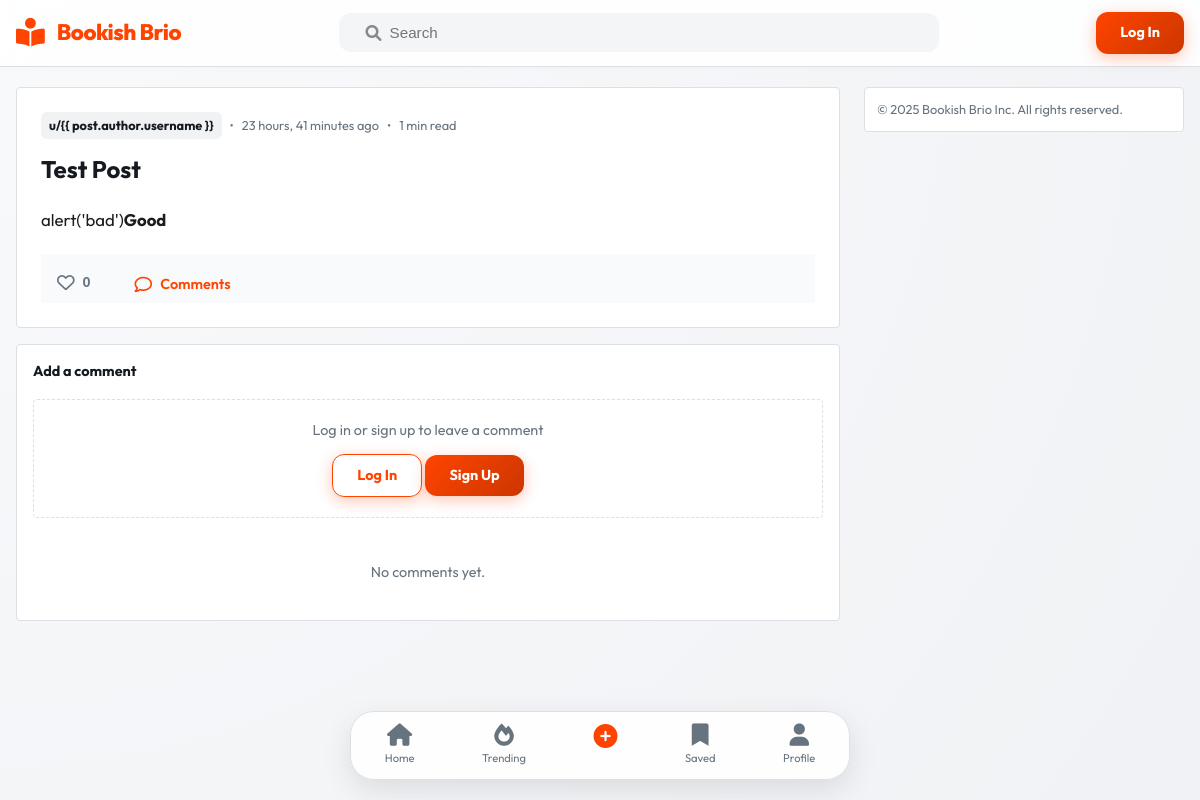
The app's page /post/4/ with its own data.
### home/models.py (models this page shows, shortened)
class Post(models.Model):
    title = models.CharField(max_length=200)
    content = models.TextField()
    image = models.ImageField(
        upload_to='posts/',
        blank=True,
        null=True,
        help_text="Optional cover image for the post"
    )
    author = models.ForeignKey(
        User,
        on_delete=models.CASCADE,
        related_name='posts'
    )
    likes = models.ManyToManyField(
        User,
        related_name='liked_posts',
        blank=True,
        help_text="Users who liked this post"
    )
    tags = models.ManyToManyField('Tag', blank=True, related_name='posts', help_text="Tags for this post")
    created_at = models.DateTimeField(auto_now_add=True)
    def total_likes(self):
        return self.likes.count()
    def reading_time(self):
        import math
        words = len(strip_tags(self.content).split())
        minutes = math.ceil(words / 200)
        return f"{minutes} min read"

### home/views.py (the view)
# urls.py: path('post/<int:pk>/', views.post_detail, name='post_detail'),
def post_detail(request, pk):
    post = get_object_or_404(Post, pk=pk)
    comments = post.comments.all()
    images = post.images.all()
    if request.method == "POST":
        comment_form = CommentForm(request.POST)
        if comment_form.is_valid():
            comment = comment_form.save(commit=False)
            comment.post = post
            comment.author = request.user
            comment.save()
            messages.success(request, 'Comment added successfully!')
            return redirect('post_detail', pk=post.pk)
    else:
        comment_form = CommentForm()
    is_bookmarked = False
    if request.user.is_authenticated:
        is_bookmarked = Bookmark.objects.filter(user=request.user, post=post).exists()
    return render(request, 'home/post_detail.html', {
        'post': post,
        'comments': comments,
        'comment_form': comment_form,
        'images': images,
        'is_bookmarked': is_bookmarked
    })

### home/forms.py
class CommentForm(forms.ModelForm):
    class Meta:
        model = Comment
        fields = ['content']
        widgets = {
            'content': forms.Textarea(attrs={
                'rows': 4,
                'placeholder': 'Write your comment here...'
            })
        }

### home/templates/home/post_detail.html (shortened to what this page needs)
{% extends "home/base.html" %}
{% block content %}
<article class="detail-card">
    <div class="detail-body">
        <div class="post-meta">
            <a href="{% url 'public_profile' post.author.username %}" class="post-author">u/{{ post.author.username
                }}</a>
            <span>•</span>
            <span>{{ post.created_at|timesince }} ago</span>
            {% if post.reading_time %}
            <span>•</span>
            <span>{{ post.reading_time }}</span>
            {% endif %}
        </div>
        <h1 style="font-size: 1.5rem; font-weight: 700; margin: 12px 0;">{{ post.title }}</h1>
        <div class="post-full-content">
            {{ post.content|safe }}
        </div>
        <div class="post-actions" style="border-top: 1px solid var(--border-light); padding: 12px 0 0 0;">
            <form action="{% url 'like_post' post.pk %}" method="POST" class="like-form">
                <button type="submit" class="action-btn {% if user in post.likes.all %}active{% endif %}">
                    <i class="{% if user in post.likes.all %}fas{% else %}far{% endif %} fa-heart"></i>
                    <span class="count">{{ post.total_likes }}</span>
                </button>
            </form>
            <div class="action-btn active" style="cursor: default;">
                <i class="far fa-comment"></i>
                <span>{{ post.comment_count }} Comments</span>
            </div>
        </div>
    </div>
</article>
<section class="comment-section">
    <h3 style="font-size: 0.9rem; font-weight: 700; margin-bottom: 16px;">Add a comment</h3>
    {% if user.is_authenticated %}
    <form method="post" class="comment-form">
        {% csrf_token %}
        <textarea name="content" placeholder="What are your thoughts?" required></textarea>
        <button type="submit" class="btn-orange">Comment</button>
    </form>
    {% else %}
    <div style="padding: 20px; border: 1px dashed var(--border); text-align: center; border-radius: 4px;">
        <p style="font-size: 0.9rem; color: var(--text-meta); margin-bottom: 12px;">Log in or sign up to leave a comment
        </p>
        <a href="{% url 'login' %}" class="btn-orange"
            style="background: transparent; border: 1px solid var(--primary); color: var(--primary);">Log In</a>
        <a href="{% url 'signup' %}" class="btn-orange">Sign Up</a>
    </div>
    {% endif %}
    <div class="comments-list" style="margin-top: 24px;">
        {% for comment in post.comments.all %}
        <div class="comment-item">
            <div class="post-meta" style="margin-bottom: 4px;">
                <a href="{% url 'public_profile' comment.user.username %}" class="post-author"
                    style="font-size: 0.8rem;">u/{{ comment.user.username }}</a>
                <span>•</span>
                <span style="font-size: 0.8rem;">{{ comment.created_at|timesince }} ago</span>
            </div>
            <div style="font-size: 0.95rem;">{{ comment.content }}</div>
        </div>
        {% empty %}
        <p style="text-align: center; color: var(--text-meta); padding: 20px; font-size: 0.9rem;">No comments yet.</p>
        {% endfor %}
    </div>
</section>
{% endblock %}

### home/static/home/css/main.css (style rules this page uses)
:root { --primary: hsl(16, 100%, 50%); --primary-dark: hsl(16, 100%, 40%); --primary-light: hsl(16, 100%, 65%); --accent: hsl(210, 100%, 50%); --bg-body: hsl(215, 20%, 95%); --bg-card: hsl(0, 0%, 100%); --bg-glass: hsla(0, 0%, 100%, 0.85); --text-main: hsl(210, 20%, 10%); --text-meta: hsl(210, 10%, 45%); --border: hsl(210, 15%, 88%); --border-hover: hsl(210, 15%, 80%); --shadow-soft: 0 4px 20px -5px rgba(0, 0, 0, 0.08); --shadow-premium: 0 10px 30px -10px rgba(0, 0, 0, 0.12); --transition: all 0.3s cubic-bezier(0.4, 0, 0.2, 1); --container-max: 800px; }
* { margin: 0; padding: 0; box-sizing: border-box; -webkit-font-smoothing: antialiased; }
body { font-family: 'Outfit', 'Inter', -apple-system, sans-serif; background: radial-gradient(circle at top left, hsl(215, 30%, 98%), var(--bg-body)); color: var(--text-main); line-height: 1.5; padding-bottom: 80px; min-height: 100vh; }
.btn-orange { background: linear-gradient(135deg, var(--primary), var(--primary-dark)); color: white; padding: 10px 24px; border-radius: 12px; font-weight: 700; text-decoration: none; font-size: 0.9rem; border: none; cursor: pointer; transition: var(--transition); display: inline-flex; align-items: center; justify-content: center; box-shadow: 0 4px 15px hsla(16, 100%, 50%, 0.3); }
.post-meta { font-size: 0.8rem; color: var(--text-meta); margin-bottom: 12px; display: flex; align-items: center; gap: 8px; }
.post-author { color: var(--text-main); font-weight: 700; text-decoration: none; padding: 4px 8px; background: hsl(210, 15%, 95%); border-radius: 6px; transition: var(--transition); }
.post-actions { display: flex; padding: 8px 12px; gap: 12px; background: hsl(210, 15%, 98%); border-top: 1px solid var(--border); }
.action-btn { background: transparent; border: none; padding: 8px 16px; border-radius: 8px; color: var(--text-meta); font-size: 0.9rem; font-weight: 600; display: flex; align-items: center; gap: 8px; cursor: pointer; transition: var(--transition); }
.action-btn.active { color: var(--primary); }
.action-btn i { font-size: 1.1rem; }

### home/templates/home/post_detail.html (style rules this page uses)
.detail-card { background: white; border: 1px solid var(--border); border-radius: 4px; overflow: hidden; }
.detail-body { padding: 24px; }
.post-full-content { font-size: 1.05rem; line-height: 1.6; color: #1c1c1c; margin: 20px 0; }
.comment-section { background: white; border: 1px solid var(--border); border-radius: 4px; margin-top: 16px; padding: 16px; }

### records on screen
Post: created_at "23 hours, 41 minutes", reading_time "1 min read", title "Test Post", content "alert('bad') Good", total_likes "0"
